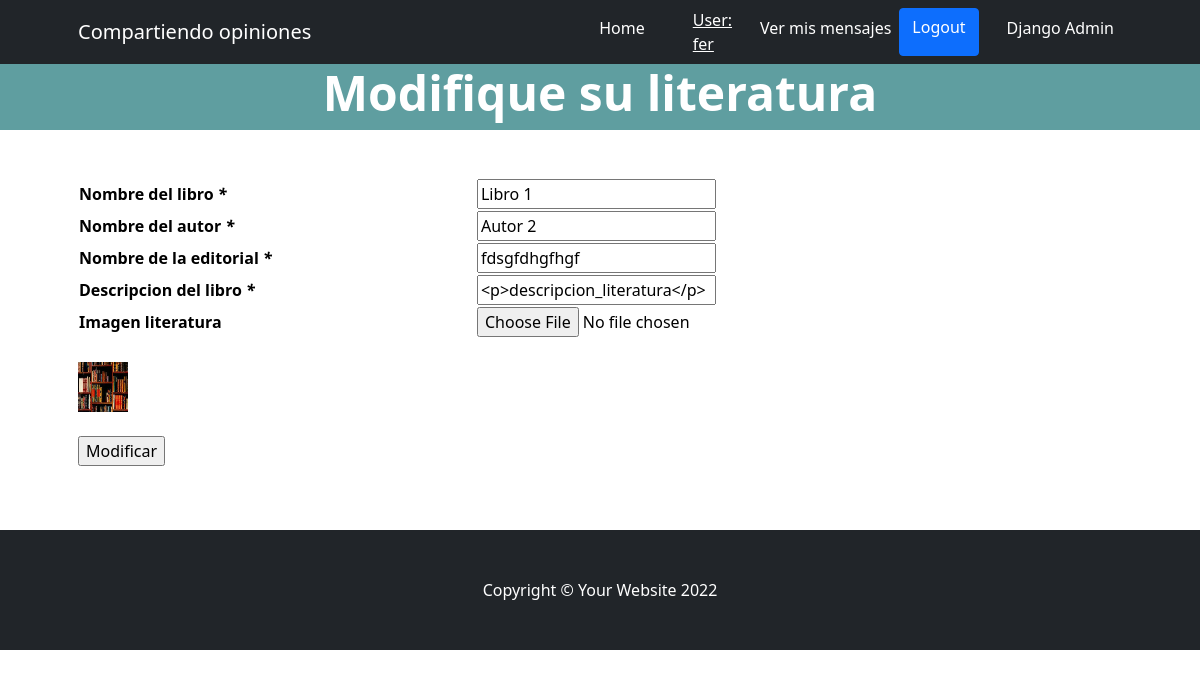
Page /TPFinal/Literatura/Modificar/1 (signed in) on the committed database.
### AppTPFinal/models.py (models this page shows, shortened)
class Literatura(models.Model):
    id_literatura = models.AutoField(primary_key=True)
    nombre_literatura = models.CharField(max_length=50)
    autor_literatura = models.CharField(max_length=50)
    editorial_literatura = models.CharField(max_length=50)
    descripcion_literatura = RichTextField(blank=True, null=True)
    username_literatura = models.CharField(max_length=50)
    fecha_creacion_literatura = models.DateTimeField(auto_now_add=True)

class ImagenLiteratura(models.Model):
    id_literatura = models.OneToOneField(Literatura, on_delete=models.CASCADE)
    imglit = models.ImageField(upload_to='literatura', null=True, blank=True)

### AppTPFinal/views.py (the view, shortened to what this page needs)
# urls.py: path('Literatura/Modificar/<int:id_literatura>', literatura_modificar, name='TPFinalLiteraturaModificar'),
@login_required()
def literatura_modificar(request, id_literatura):
    lit = Literatura.objects.get(id_literatura=id_literatura)
    literatura_form = Literatura_Form(initial={
        'nombre_literatura': lit.nombre_literatura,
        'autor_literatura': lit.autor_literatura,
        'editorial_literatura': lit.editorial_literatura,
        'descripcion_literatura': lit.descripcion_literatura,
        'username_literatura': lit.username_literatura
    }
    )
    contexto = {
        'formulariocargarliteratura': literatura_form,
        'literatura': lit,
    }
    return render(request, 'AppCoder/literatura/literaturamodificar.html', contexto)

### AppTPFinal/forms.py
class Literatura_Form(forms.Form):
    nombre_literatura = forms.CharField(max_length=50)
    autor_literatura = forms.CharField(max_length=50)
    editorial_literatura = forms.CharField(max_length=50)
    descripcion_literatura = forms.CharField(widget=CKEditorWidget())
    imglit = forms.ImageField(required=False)

### templates/AppCoder/literatura/literaturamodificar.html (shortened to what this page needs)
{% extends "index.html" %}
{% block bodytitleoptions %}
{% if user.is_authenticated %}
<a class="btn btn-primary" href="{% url 'UserCoderLogOut' %}"> Logout </a>
{% endif %}
{% endblock %}
{% block bodyheader %}
<h1 class="display-5 fw-bolder text-white mb-2">Modifique su literatura</h1>
{% endblock %}
{% block bodyoptions %}
<section>
    <div class="datos-usuario">
        <div class="container px-5 my-5">
            <div class="row gx-5">
                <form class="bodyoptionstittle" action="" method="post" enctype="multipart/form-data" novalidate>
                    <table style="width:100%">
                        {% for field in formulariocargarliteratura %}
                        <tr>
                            {% if field.label == "Nombre literatura" %}
                            <th>Nombre del libro <em>*</em></th>
                            {% endif %}
                            {% if field.label == "Autor literatura" %}
                            <th>Nombre del autor <em>*</em></th>
                            {% endif %}
                            {% if field.label == "Editorial literatura" %}
                            <th>Nombre de la editorial <em>*</em></th>
                            {% endif %}
                            {% if field.label == "Descripcion literatura" %}
                            <th>Descripcion del libro <em>*</em></th>
                            {% endif %}
                            {% if field.label == "Imglit" %}
                            <th>Imagen literatura</th>
                            {% endif %}
                            <th>{{ field }}</th>
                            <th>{{ field.media }}</th>
                        </tr>
                        {% endfor %}
                    </table>
                    <br>
                    {% if literatura.imagenliteratura.imglit.url != "" %}
                    <th><img src="{{ literatura.imagenliteratura.imglit.url }}" alt="" width="50px" height="50px"></th>
                    {% else %}
                    <td class="tddata"></td>
                    {% endif %}
                    <br> <br>
                    <p><input type="submit" value="Modificar" onclick="validate()"/></p>
                </form>
            </div>
        </div>
    </div>
</section>
{% endblock %}

### templates/index.html (shortened to what this page needs)
<!DOCTYPE html>
<html lang="en">
<head>
    {% load static %}
    <link href="https://cdn.jsdelivr.net/npm/bootstrap-icons@1.4.1/font/bootstrap-icons.css" rel="stylesheet"/>
    <link href="{% static 'AppCode/css/styles.css' %}" rel="stylesheet"/>
</head>
<body>
<nav class="navbar navbar-expand-lg navbar-dark bg-dark">
    <div class="container px-5">
        <a class="navbar-brand">Compartiendo opiniones</a>
        <div class="collapse navbar-collapse" id="navbarSupportedContent">
            <ul class="navbar-nav ms-auto mb-2 mb-lg-0">
                <li class="nav-item"><a class="nav-link active" aria-current="page" href="/TPFinal">Home</a>
                </li>
                <div class="space">
                </div>
                {% if request.user.is_authenticated %}
                <div class="space">
                </div>
                <a style="color:white;" href="{% url 'TPFinalUsuariosModificar' user.username %}"> User: <br>
                    {{ user.get_username }}</a>
                <div class="space">
                </div>
                <li class="nav-item"><a class="nav-link active" aria-current="page"
                                        href="{% url 'Mensajes:TPFinalMensajeBuscarVer' %}">Ver mis mensajes</a>
                </li>
                {% endif %}
                {% block bodytitleoptions %}
                {% endblock %}
                <div class="space">
                </div>
                <li class="nav-item"><a class="nav-link active" aria-current="page" href="/admin">Django Admin</a>
                </li>
            </ul>
        </div>
    </div>
</nav>
<header class="bodyheader">
    <div class="container px-5">
        <div class="row gx-5 justify-content-center">
            <div class="col-lg-8">
                {% block bodyheader %}
                {% endblock %}
            </div>
        </div>
    </div>
</header>
{% block bodyoptions %}
{% endblock %}
<footer class="py-5 bg-dark">
    <div class="container px-5"><p class="m-0 text-center text-white">Copyright &copy; Your Website 2022</p></div>
</footer>
</body>
</html>

### templates/styles/styles.html (style rules this page uses)
.bodyheader { background-color:cadetblue; text-align: center; }
.space { width: 20px; height: auto; display: inline-block; }
.bodyoptionstittle { margin: auto; width: 420px; text-align: left; color:black; }

### rows in the picture
Literatura: formulariocargarliteratura "Libro 1" "Autor 2" "fdsgfdhgfhgf" "<p>descripcion_literatura</p>", imagenliteratura.imglit (picture)

### other values in the picture
{{ user.get_username }} "fer"
